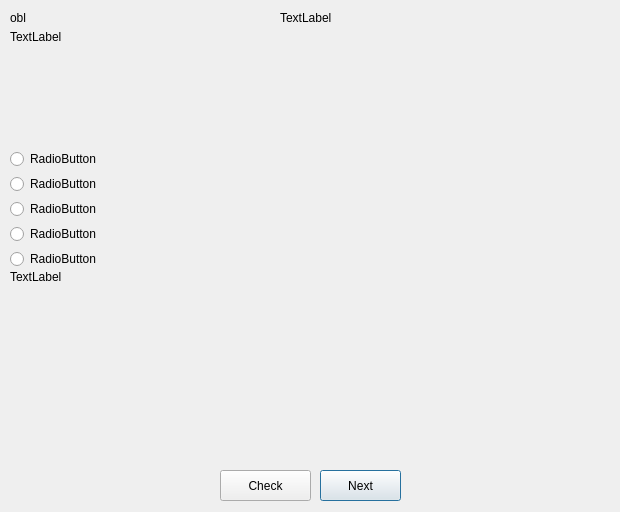
<?xml version="1.0" encoding="UTF-8"?>
<ui version="4.0">
 <class>Dialog</class>
 <widget class="QDialog" name="Dialog">
  <property name="geometry">
   <rect>
    <x>0</x>
    <y>0</y>
    <width>620</width>
    <height>512</height>
   </rect>
  </property>
  <property name="windowTitle">
   <string>Dialog</string>
  </property>
  <widget class="QPushButton" name="pushButton">
   <property name="geometry">
    <rect>
     <x>320</x>
     <y>470</y>
     <width>81</width>
     <height>31</height>
    </rect>
   </property>
   <property name="text">
    <string>Next</string>
   </property>
  </widget>
  <widget class="QLabel" name="label_Obl">
   <property name="geometry">
    <rect>
     <x>10</x>
     <y>10</y>
     <width>261</width>
     <height>16</height>
    </rect>
   </property>
   <property name="text">
    <string>obl</string>
   </property>
  </widget>
  <widget class="QLabel" name="label_Question">
   <property name="geometry">
    <rect>
     <x>10</x>
     <y>30</y>
     <width>601</width>
     <height>121</height>
    </rect>
   </property>
   <property name="text">
    <string>TextLabel</string>
   </property>
   <property name="alignment">
    <set>Qt::AlignLeading|Qt::AlignLeft|Qt::AlignTop</set>
   </property>
   <property name="wordWrap">
    <bool>true</bool>
   </property>
  </widget>
  <widget class="QRadioButton" name="radioButton_1">
   <property name="geometry">
    <rect>
     <x>10</x>
     <y>150</y>
     <width>501</width>
     <height>18</height>
    </rect>
   </property>
   <property name="text">
    <string>RadioButton</string>
   </property>
  </widget>
  <widget class="QRadioButton" name="radioButton_2">
   <property name="geometry">
    <rect>
     <x>10</x>
     <y>175</y>
     <width>501</width>
     <height>18</height>
    </rect>
   </property>
   <property name="text">
    <string>RadioButton</string>
   </property>
  </widget>
  <widget class="QRadioButton" name="radioButton_3">
   <property name="geometry">
    <rect>
     <x>10</x>
     <y>200</y>
     <width>501</width>
     <height>18</height>
    </rect>
   </property>
   <property name="text">
    <string>RadioButton</string>
   </property>
  </widget>
  <widget class="QRadioButton" name="radioButton_4">
   <property name="geometry">
    <rect>
     <x>10</x>
     <y>225</y>
     <width>501</width>
     <height>18</height>
    </rect>
   </property>
   <property name="text">
    <string>RadioButton</string>
   </property>
  </widget>
  <widget class="QLabel" name="label_QuestionNum">
   <property name="geometry">
    <rect>
     <x>280</x>
     <y>10</y>
     <width>251</width>
     <height>16</height>
    </rect>
   </property>
   <property name="text">
    <string>TextLabel</string>
   </property>
  </widget>
  <widget class="QLabel" name="label_CheckAnswer">
   <property name="enabled">
    <bool>true</bool>
   </property>
   <property name="geometry">
    <rect>
     <x>10</x>
     <y>270</y>
     <width>601</width>
     <height>191</height>
    </rect>
   </property>
   <property name="text">
    <string>TextLabel</string>
   </property>
   <property name="alignment">
    <set>Qt::AlignLeading|Qt::AlignLeft|Qt::AlignTop</set>
   </property>
   <property name="wordWrap">
    <bool>true</bool>
   </property>
  </widget>
  <widget class="QRadioButton" name="radioButton_5">
   <property name="geometry">
    <rect>
     <x>10</x>
     <y>250</y>
     <width>501</width>
     <height>18</height>
    </rect>
   </property>
   <property name="text">
    <string>RadioButton</string>
   </property>
  </widget>
  <widget class="QPushButton" name="pushButton_Check">
   <property name="geometry">
    <rect>
     <x>220</x>
     <y>470</y>
     <width>91</width>
     <height>31</height>
    </rect>
   </property>
   <property name="text">
    <string>Check</string>
   </property>
  </widget>
 </widget>
 <resources/>
 <connections/>
</ui>
